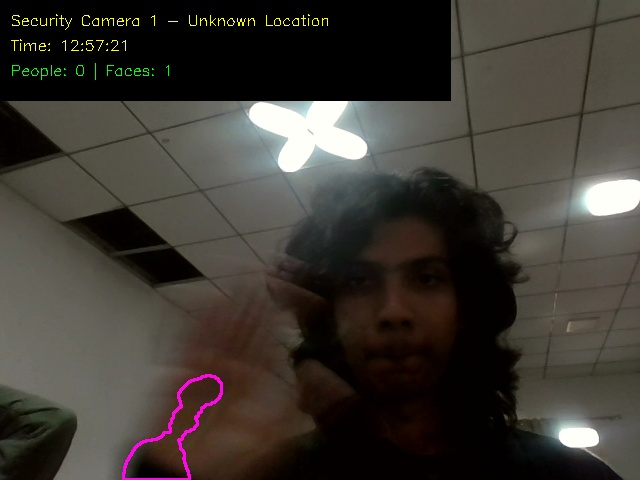
#> input picture captures/safe/20260131_125728_frame_000.jpg, 640 x 480 px
$ python -i EyerisAI.py   (imports and definitions only)
#> lines starting #> are read from the running program, lines starting #| are printed output that depends on the picture
#!/usr/bin/env python3
"""
EyerisAI PRODUCTION SURVEILLANCE SYSTEM
=======================================
GPU-Accelerated | Vision LLM | Explainable AI

Features:
- CUDA GPU acceleration (your RTX 3050)
- Explainable threat scoring (hackathon-winning)
- Vision LLM multimodal analysis
- Behavioral metrics (loitering, pacing, speed)
- Evidence-based reasoning (no hallucinations)

Optimized for: Python 3.12.11 | RTX 3050 Mobile | Ollama moondream
"""

import base64
import configparser
import json
import logging
import os
import time
import warnings
from collections import deque, defaultdict
from datetime import datetime
from pathlib import Path
from typing import Dict, List, Tuple, Optional
from enum import Enum

import cv2
import numpy as np
import requests

# GPU Configuration
os.environ['TF_CPP_MIN_LOG_LEVEL'] = '3'
os.environ['CUDA_VISIBLE_DEVICES'] = '0'
# [1 line not run here, left out]

# Check GPU availability
GPU_AVAILABLE = False
# [26 lines not run here, left out]
logger = logging.getLogger(__name__)


# =====================
# ENUMS
# =====================
class ThreatLevel(Enum):
    SAFE = "safe"
    NORMAL = "normal"
    SUSPICIOUS = "suspicious"
    ALERT = "alert"
    CRITICAL = "critical"


class ActivityType(Enum):
    IDLE = "idle"
    WALKING = "walking"
    RUNNING = "running"
    LOITERING = "loitering"
    FIGHTING = "fighting"
    FALLING = "falling"
    VANDALISM = "vandalism"
    THEFT = "theft"
    UNKNOWN = "unknown"


# =====================
# CONFIGURATION
# =====================
class SurveillanceConfig:
    """Configuration loader"""

    # [41 lines left out: functions __init__, _load_all_settings, not called in this run]


# =====================
# GPU-ACCELERATED PERSON DETECTOR
# =====================
class GPUPersonDetector:
    """GPU-accelerated person detection using HOG"""

    def __init__(self, use_gpu: bool = True):
        self.use_gpu = use_gpu and GPU_AVAILABLE

        if self.use_gpu:
            try:
                # Try CUDA HOG
                self.hog = cv2.cuda_HOGDescriptor()
                self.hog.setSVMDetector(cv2.cuda_HOGDescriptor.getDefaultPeopleDetector())
                logger.info("✅ GPU-accelerated HOG detector initialized")
            except:
                # Fallback to CPU
                self.hog = cv2.HOGDescriptor()
                self.hog.setSVMDetector(cv2.HOGDescriptor_getDefaultPeopleDetector())
                self.use_gpu = False
                logger.info("⚠️  CUDA HOG unavailable, using CPU HOG")
        else:
            self.hog = cv2.HOGDescriptor()
            self.hog.setSVMDetector(cv2.HOGDescriptor_getDefaultPeopleDetector())
            logger.info("CPU HOG detector initialized")

    def detect(self, frame: np.ndarray) -> List[Dict]:
        """Detect people in frame"""
        gray = cv2.cvtColor(frame, cv2.COLOR_BGR2GRAY)

        if self.use_gpu:
            try:
                gpu_frame = cv2.cuda_GpuMat()
                gpu_frame.upload(gray)
                boxes, weights = self.hog.detectMultiScale(gpu_frame)
                boxes = boxes.download() if boxes is not None else []
                weights = weights.download() if weights is not None else []
            except:
                boxes, weights = self.hog.detectMultiScale(
                    gray, winStride=(8, 8), padding=(4, 4), scale=1.05
                )
        else:
            boxes, weights = self.hog.detectMultiScale(
                gray, winStride=(8, 8), padding=(4, 4), scale=1.05
            )

        detections = []
        if len(boxes) > 0:
            for i, (x, y, w, h) in enumerate(boxes):
                conf = weights.flatten()[i] if len(weights) > i else 0.85
                detections.append({
                    'class': 'person',
                    'confidence': float(conf),
                    'bbox': (int(x), int(y), int(w), int(h))
                })

        return detections


# =====================
# FACE DETECTOR
# =====================
class FaceDetector:
    """Face detection using Haar Cascades"""

    # [21 lines left out: functions __init__, detect, not called in this run]


# =====================
# ENHANCED PERSON TRACKER (WITH BEHAVIORAL METRICS)
# =====================
class BehavioralPersonTracker:
    """Track individuals with behavioral analysis"""

    # [132 lines left out: functions __init__, register, deregister, update, get_behavioral_metrics, get_loiterers, not called in this run]


# =====================
# MOTION HEATMAP
# =====================
class MotionHeatmap:
    """Generate motion heatmap"""

    # [17 lines left out: functions __init__, update, get_visualization, not called in this run]


# =====================
# GPU-ACCELERATED MOTION DETECTOR
# =====================
class GPUMotionDetector:
    """GPU-accelerated motion detection"""

    # [54 lines left out: functions __init__, detect, not called in this run]


# =====================
# VISION LLM ANALYZER (EVIDENCE-BASED)
# =====================
class VisionLLMAnalyzer:
    """Evidence-based vision LLM analysis"""

    # [147 lines left out: functions __init__, analyze, _build_evidence_prompt, _parse_response, _get_fallback, not called in this run]


# =====================
# ULTIMATE SURVEILLANCE SYSTEM
# =====================
class ProductionSurveillanceSystem:
    """
    🏆 HACKATHON-WINNING SURVEILLANCE SYSTEM
    - GPU-accelerated
    - Explainable threat scoring
    - Behavioral metrics
    - Vision LLM integration
    """

    # [425 lines left out: functions __init__, capture_and_analyze, _run_llm_analysis, _calculate_threat_score, _annotate_frame, _generate_report and 2 more, not called in this run]


# [2 lines not run here, left out]

>>> import cv2
>>> picture = cv2.imread('captures/safe/20260131_125728_frame_000.jpg')
#> picture is the input picture: shape (480, 640, 3); mean B, G, R 51, 57.2, 61.7
>>> result = GPUPersonDetector().detect(picture)
#> in detect, `gray = cv2.cvtColor(frame, cv2.COLOR_BGR2GRAY)`:
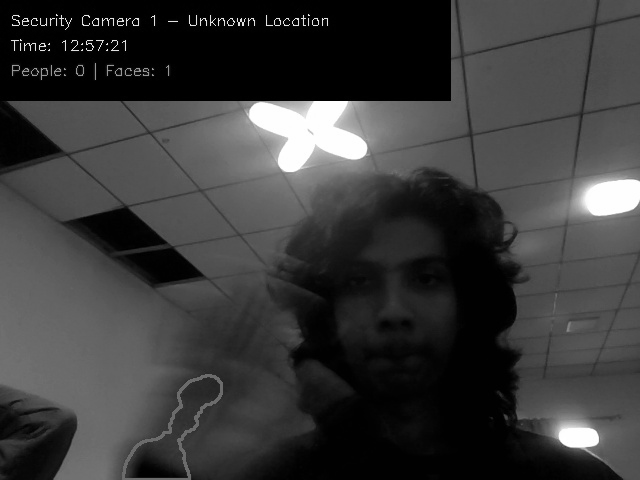
#> gray: shape (480, 640); min 0, max 255, mean 57.8
#> in detect, `boxes, weights = self.hog.detectMultiScale( gray, winStride=(8, 8), pa..`: boxes = ()
#> result = []
